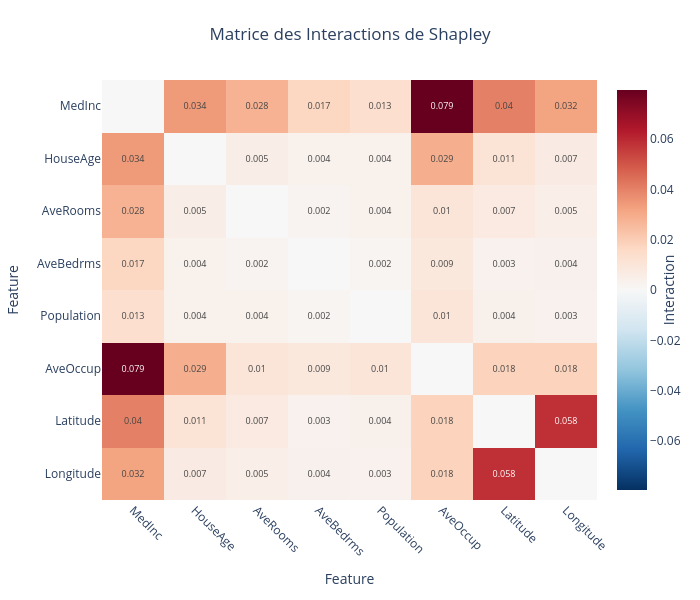

Notebook cell for this chart:
### Code cell
# Visualisation heatmap des interactions
fig_heatmap = plot_interaction_heatmap(
    interaction_result,
    feature_names=feature_names,
    title="Matrice des Interactions de Shapley"
)
fig_heatmap.show()

### Figure 1 — Plotly figure (JSON) as saved in the notebook; plotly's stock layout.template omitted (floating-point values rounded to 4 significant figures)
{"data": [{"colorbar": {"title": {"side": "right", "text": "Interaction"}}, "colorscale": [[0, "rgb(5,48,97)"], [0.1, "rgb(33,102,172)"], [0.2, "rgb(67,147,195)"], [0.3, "rgb(146,197,222)"], [0.4, "rgb(209,229,240)"], [0.5, "rgb(247,247,247)"], [0.6, "rgb(253,219,199)"], [0.7, "rgb(244,165,130)"], [0.8, "rgb(214,96,77)"], [0.9, "rgb(178,24,43)"], [1, "rgb(103,0,31)"]], "hovertemplate": "Features: %{x} × %{y}<br>Interaction: %{z:.4f}<br><extra></extra>", "text": [["", "0.034", "0.028", "0.017", "0.013", "0.079", "0.04", "0.032"], ["0.034", "", "0.005", "0.004", "0.004", "0.029", "0.011", "0.007"], ["0.028", "0.005", "", "0.002", "0.004", "0.01", "0.007", "0.005"], ["0.017", "0.004", "0.002", "", "0.002", "0.009", "0.003", "0.004"], ["0.013", "0.004", "0.004", "0.002", "", "0.01", "0.004", "0.003"], ["0.079", "0.029", "0.01", "0.009", "0.01", "", "0.018", "0.018"], ["0.04", "0.011", "0.007", "0.003", "0.004", "0.018", "", "0.058"], ["0.032", "0.007", "0.005", "0.004", "0.003", "0.018", "0.058", ""]], "textfont": {"size": 9}, "texttemplate": "%{text}", "type": "heatmap", "x": ["MedInc", "HouseAge", "AveRooms", "AveBedrms", "Population", "AveOccup", "Latitude", "Longitude"], "y": ["MedInc", "HouseAge", "AveRooms", "AveBedrms", "Population", "AveOccup", "Latitude", "Longitude"], "z": [[0, 0.03443, 0.02786, 0.01717, 0.01344, 0.07945, 0.04036, 0.03208], [0.03443, 0, 0.005304, 0.003553, 0.003531, 0.02891, 0.01122, 0.006568], [0.02786, 0.005304, 0, 0.002291, 0.003586, 0.01032, 0.007318, 0.004953], [0.01717, 0.003553, 0.002291, 0, 0.001613, 0.008685, 0.003457, 0.003745], [0.01344, 0.003531, 0.003586, 0.001613, 0, 0.01015, 0.003956, 0.003271], [0.07945, 0.02891, 0.01032, 0.008685, 0.01015, 0, 0.01802, 0.01834], [0.04036, 0.01122, 0.007318, 0.003457, 0.003956, 0.01802, 0, 0.05838], [0.03208, 0.006568, 0.004953, 0.003745, 0.003271, 0.01834, 0.05838, 0]], "zmid": 0}], "layout": {"height": 600, "margin": {"b": 100, "l": 100, "r": 50, "t": 80}, "title": {"text": "Matrice des Interactions de Shapley", "x": 0.5, "xanchor": "center"}, "width": 700, "xaxis": {"side": "bottom", "tickangle": 45, "title": {"text": "Feature"}}, "yaxis": {"autorange": "reversed", "title": {"text": "Feature"}}}}
